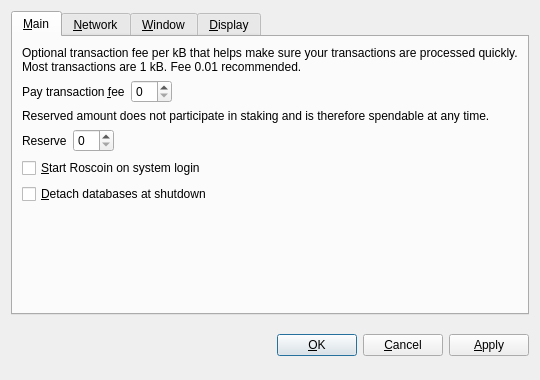
<?xml version="1.0" encoding="UTF-8"?>
<ui version="4.0">
 <class>OptionsDialog</class>
 <widget class="QDialog" name="OptionsDialog">
  <property name="geometry">
   <rect>
    <x>0</x>
    <y>0</y>
    <width>540</width>
    <height>380</height>
   </rect>
  </property>
  <property name="windowTitle">
   <string>Options</string>
  </property>
  <property name="modal">
   <bool>true</bool>
  </property>
  <layout class="QVBoxLayout" name="verticalLayout">
   <item>
    <widget class="QTabWidget" name="tabWidget">
     <property name="tabPosition">
      <enum>QTabWidget::North</enum>
     </property>
     <property name="currentIndex">
      <number>0</number>
     </property>
     <widget class="QWidget" name="tabMain">
      <attribute name="title">
       <string>&amp;Main</string>
      </attribute>
      <layout class="QVBoxLayout" name="verticalLayout_Main">
       <item>
        <widget class="QLabel" name="transactionFeeInfoLabel">
         <property name="text">
          <string>Optional transaction fee per kB that helps make sure your transactions are processed quickly. Most transactions are 1 kB. Fee 0.01 recommended.</string>
         </property>
         <property name="textFormat">
          <enum>Qt::PlainText</enum>
         </property>
         <property name="wordWrap">
          <bool>true</bool>
         </property>
        </widget>
       </item>
       <item>
        <layout class="QHBoxLayout" name="horizontalLayoutFee">
         <item>
          <widget class="QLabel" name="transactionFeeLabel">
           <property name="text">
            <string>Pay transaction &amp;fee</string>
           </property>
           <property name="textFormat">
            <enum>Qt::PlainText</enum>
           </property>
           <property name="buddy">
            <cstring>transactionFee</cstring>
           </property>
          </widget>
         </item>
         <item>
          <widget class="BitcoinAmountField" name="transactionFee"/>
         </item>
         <item>
          <spacer name="horizontalSpacerFee">
           <property name="orientation">
            <enum>Qt::Horizontal</enum>
           </property>
           <property name="sizeHint" stdset="0">
            <size>
             <width>40</width>
             <height>20</height>
            </size>
           </property>
          </spacer>
         </item>
        </layout>
       </item>
       <item>
        <widget class="QLabel" name="reserveBalanceInfoLabel">
         <property name="text">
          <string>Reserved amount does not participate in staking and is therefore spendable at any time.</string>
         </property>
         <property name="textFormat">
          <enum>Qt::PlainText</enum>
         </property>
         <property name="wordWrap">
          <bool>true</bool>
         </property>
        </widget>
       </item>
       <item>
        <layout class="QHBoxLayout" name="horizontalLayoutReserveBalance">
         <item>
          <widget class="QLabel" name="reserveBalanceLabel">
           <property name="text">
            <string>Reserve</string>
           </property>
           <property name="textFormat">
            <enum>Qt::PlainText</enum>
           </property>
           <property name="buddy">
            <cstring>reserveBalance</cstring>
           </property>
          </widget>
         </item>
         <item>
          <widget class="BitcoinAmountField" name="reserveBalance"/>
         </item>
         <item>
          <spacer name="horizontalSpacerReserveBalance">
           <property name="orientation">
            <enum>Qt::Horizontal</enum>
           </property>
           <property name="sizeHint" stdset="0">
            <size>
             <width>40</width>
             <height>20</height>
            </size>
           </property>
          </spacer>
         </item>
        </layout>
       </item>
       <item>
        <widget class="QCheckBox" name="bitcoinAtStartup">
         <property name="toolTip">
          <string>Automatically start Roscoin after logging in to the system.</string>
         </property>
         <property name="text">
          <string>&amp;Start Roscoin on system login</string>
         </property>
        </widget>
       </item>
       <item>
        <widget class="QCheckBox" name="detachDatabases">
         <property name="toolTip">
          <string>Detach block and address databases at shutdown. This means they can be moved to another data directory, but it slows down shutdown. The wallet is always detached.</string>
         </property>
         <property name="text">
          <string>&amp;Detach databases at shutdown</string>
         </property>
        </widget>
       </item>
       <item>
        <spacer name="verticalSpacer_Main">
         <property name="orientation">
          <enum>Qt::Vertical</enum>
         </property>
         <property name="sizeHint" stdset="0">
          <size>
           <width>20</width>
           <height>40</height>
          </size>
         </property>
        </spacer>
       </item>
      </layout>
     </widget>
     <widget class="QWidget" name="tabNetwork">
      <attribute name="title">
       <string>&amp;Network</string>
      </attribute>
      <layout class="QVBoxLayout" name="verticalLayout_Network">
       <item>
        <widget class="QCheckBox" name="mapPortUpnp">
         <property name="toolTip">
          <string>Automatically open the Roscoin client port on the router. This only works when your router supports UPnP and it is enabled.</string>
         </property>
         <property name="text">
          <string>Map port using &amp;UPnP</string>
         </property>
        </widget>
       </item>
       <item>
        <widget class="QCheckBox" name="connectSocks">
         <property name="toolTip">
          <string>Connect to the Roscoin network through a SOCKS proxy (e.g. when connecting through Tor).</string>
         </property>
         <property name="text">
          <string>&amp;Connect through SOCKS proxy:</string>
         </property>
        </widget>
       </item>
       <item>
        <layout class="QHBoxLayout" name="horizontalLayout_Network">
         <item>
          <widget class="QLabel" name="proxyIpLabel">
           <property name="text">
            <string>Proxy &amp;IP:</string>
           </property>
           <property name="textFormat">
            <enum>Qt::PlainText</enum>
           </property>
           <property name="buddy">
            <cstring>proxyIp</cstring>
           </property>
          </widget>
         </item>
         <item>
          <widget class="QValidatedLineEdit" name="proxyIp">
           <property name="maximumSize">
            <size>
             <width>140</width>
             <height>16777215</height>
            </size>
           </property>
           <property name="toolTip">
            <string>IP address of the proxy (e.g. 127.0.0.1)</string>
           </property>
          </widget>
         </item>
         <item>
          <widget class="QLabel" name="proxyPortLabel">
           <property name="text">
            <string>&amp;Port:</string>
           </property>
           <property name="textFormat">
            <enum>Qt::PlainText</enum>
           </property>
           <property name="buddy">
            <cstring>proxyPort</cstring>
           </property>
          </widget>
         </item>
         <item>
          <widget class="QLineEdit" name="proxyPort">
           <property name="maximumSize">
            <size>
             <width>55</width>
             <height>16777215</height>
            </size>
           </property>
           <property name="toolTip">
            <string>Port of the proxy (e.g. 9050)</string>
           </property>
          </widget>
         </item>
         <item>
          <widget class="QLabel" name="socksVersionLabel">
           <property name="text">
            <string>SOCKS &amp;Version:</string>
           </property>
           <property name="textFormat">
            <enum>Qt::PlainText</enum>
           </property>
           <property name="buddy">
            <cstring>socksVersion</cstring>
           </property>
          </widget>
         </item>
         <item>
          <widget class="QValueComboBox" name="socksVersion">
           <property name="toolTip">
            <string>SOCKS version of the proxy (e.g. 5)</string>
           </property>
          </widget>
         </item>
         <item>
          <spacer name="horizontalSpacer_Network">
           <property name="orientation">
            <enum>Qt::Horizontal</enum>
           </property>
           <property name="sizeHint" stdset="0">
            <size>
             <width>40</width>
             <height>20</height>
            </size>
           </property>
          </spacer>
         </item>
        </layout>
       </item>
       <item>
        <spacer name="verticalSpacer_Network">
         <property name="orientation">
          <enum>Qt::Vertical</enum>
         </property>
         <property name="sizeHint" stdset="0">
          <size>
           <width>20</width>
           <height>40</height>
          </size>
         </property>
        </spacer>
       </item>
      </layout>
     </widget>
     <widget class="QWidget" name="tabWindow">
      <attribute name="title">
       <string>&amp;Window</string>
      </attribute>
      <layout class="QVBoxLayout" name="verticalLayout_Window">
       <item>
        <widget class="QCheckBox" name="minimizeToTray">
         <property name="toolTip">
          <string>Show only a tray icon after minimizing the window.</string>
         </property>
         <property name="text">
          <string>&amp;Minimize to the tray instead of the taskbar</string>
         </property>
        </widget>
       </item>
       <item>
        <widget class="QCheckBox" name="minimizeOnClose">
         <property name="toolTip">
          <string>Minimize instead of exit the application when the window is closed. When this option is enabled, the application will be closed only after selecting Quit in the menu.</string>
         </property>
         <property name="text">
          <string>M&amp;inimize on close</string>
         </property>
        </widget>
       </item>
       <item>
        <spacer name="verticalSpacer_Window">
         <property name="orientation">
          <enum>Qt::Vertical</enum>
         </property>
         <property name="sizeHint" stdset="0">
          <size>
           <width>20</width>
           <height>40</height>
          </size>
         </property>
        </spacer>
       </item>
      </layout>
     </widget>
     <widget class="QWidget" name="tabDisplay">
      <attribute name="title">
       <string>&amp;Display</string>
      </attribute>
      <layout class="QVBoxLayout" name="verticalLayout_Display">
       <item>
        <layout class="QHBoxLayout" name="horizontalLayout_1_Display">
         <item>
          <widget class="QLabel" name="langLabel">
           <property name="text">
            <string>User Interface &amp;language:</string>
           </property>
           <property name="textFormat">
            <enum>Qt::PlainText</enum>
           </property>
           <property name="buddy">
            <cstring>lang</cstring>
           </property>
          </widget>
         </item>
         <item>
          <widget class="QValueComboBox" name="lang">
           <property name="toolTip">
            <string>The user interface language can be set here. This setting will take effect after restarting Roscoin.</string>
           </property>
          </widget>
         </item>
        </layout>
       </item>
       <item>
        <layout class="QHBoxLayout" name="horizontalLayout_2_Display">
         <item>
          <widget class="QLabel" name="unitLabel">
           <property name="text">
            <string>&amp;Unit to show amounts in:</string>
           </property>
           <property name="textFormat">
            <enum>Qt::PlainText</enum>
           </property>
           <property name="buddy">
            <cstring>unit</cstring>
           </property>
          </widget>
         </item>
         <item>
          <widget class="QValueComboBox" name="unit">
           <property name="toolTip">
            <string>Choose the default subdivision unit to show in the interface and when sending coins.</string>
           </property>
          </widget>
         </item>
        </layout>
       </item>
       <item>
        <widget class="QCheckBox" name="displayAddresses">
         <property name="toolTip">
          <string>Whether to show Roscoin addresses in the transaction list or not.</string>
         </property>
         <property name="text">
          <string>&amp;Display addresses in transaction list</string>
         </property>
        </widget>
       </item>
       <item>
        <widget class="QCheckBox" name="coinControlFeatures">
         <property name="toolTip">
          <string>Whether to show coin control features or not.</string>
         </property>
         <property name="text">
          <string>Display coin &amp;control features (experts only!)</string>
         </property>
        </widget>
       </item>
       <item>
        <spacer name="verticalSpacer_Display">
         <property name="orientation">
          <enum>Qt::Vertical</enum>
         </property>
         <property name="sizeHint" stdset="0">
          <size>
           <width>20</width>
           <height>40</height>
          </size>
         </property>
        </spacer>
       </item>
      </layout>
     </widget>
    </widget>
   </item>
   <item>
    <layout class="QHBoxLayout" name="horizontalLayout_Buttons">
     <item>
      <spacer name="horizontalSpacer_1">
       <property name="orientation">
        <enum>Qt::Horizontal</enum>
       </property>
       <property name="sizeHint" stdset="0">
        <size>
         <width>40</width>
         <height>48</height>
        </size>
       </property>
      </spacer>
     </item>
     <item>
      <widget class="QLabel" name="statusLabel">
       <property name="font">
        <font>
         <weight>75</weight>
         <bold>true</bold>
        </font>
       </property>
       <property name="text">
        <string/>
       </property>
       <property name="textFormat">
        <enum>Qt::PlainText</enum>
       </property>
       <property name="wordWrap">
        <bool>true</bool>
       </property>
      </widget>
     </item>
     <item>
      <spacer name="horizontalSpacer_2">
       <property name="orientation">
        <enum>Qt::Horizontal</enum>
       </property>
       <property name="sizeHint" stdset="0">
        <size>
         <width>40</width>
         <height>48</height>
        </size>
       </property>
      </spacer>
     </item>
     <item>
      <widget class="QPushButton" name="okButton">
       <property name="text">
        <string>&amp;OK</string>
       </property>
      </widget>
     </item>
     <item>
      <widget class="QPushButton" name="cancelButton">
       <property name="text">
        <string>&amp;Cancel</string>
       </property>
       <property name="autoDefault">
        <bool>false</bool>
       </property>
      </widget>
     </item>
     <item>
      <widget class="QPushButton" name="applyButton">
       <property name="text">
        <string>&amp;Apply</string>
       </property>
       <property name="autoDefault">
        <bool>false</bool>
       </property>
      </widget>
     </item>
    </layout>
   </item>
  </layout>
 </widget>
 <customwidgets>
  <customwidget>
   <class>BitcoinAmountField</class>
   <extends>QSpinBox</extends>
   <header>bitcoinamountfield.h</header>
  </customwidget>
  <customwidget>
   <class>QValueComboBox</class>
   <extends>QComboBox</extends>
   <header>qvaluecombobox.h</header>
  </customwidget>
  <customwidget>
   <class>QValidatedLineEdit</class>
   <extends>QLineEdit</extends>
   <header>qvalidatedlineedit.h</header>
  </customwidget>
 </customwidgets>
 <resources/>
 <connections/>
</ui>
